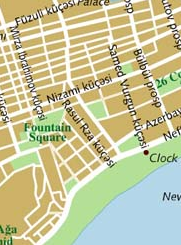
#> input picture sift-mosaicing/Map1.png, 181 x 245 px, found by its file name
$ python imageStitchingCV.py
#> lines starting #> are read from the running program, lines starting #| are printed output that depends on the picture
import cv2
import numpy as np
import matplotlib.pyplot as plt
from random import randrange

#https://towardsdatascience.com/image-stitching-using-opencv-817779c86a83

img_ = cv2.imread("/cs/home/ri31/project-scripts/sift-mosaicing/Map1.png")
#> img_ is the input picture: shape (245, 181, 3); mean B, G, R 157.2, 198.7, 198.8
img1 = cv2.cvtColor(img_,cv2.COLOR_BGR2GRAY)
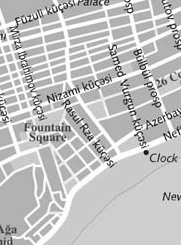
#> img1: shape (245, 181); min 1, max 255, mean 194
img = cv2.imread("/cs/home/ri31/project-scripts/sift-mosaicing/Map2.png")
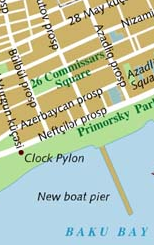
#> input picture sift-mosaicing/Map2.png, 154 x 245 px, found by its file name
#> img is the input picture: shape (245, 154, 3); mean B, G, R 171.5, 197.3, 185
img2 = cv2.cvtColor(img,cv2.COLOR_BGR2GRAY)
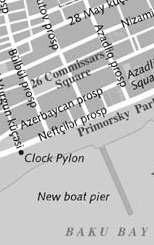
#> img2: shape (245, 154); min 1, max 255, mean 190.8

sift = cv2.xfeatures2d.SIFT_create()
#USE sift to find the keypoints
kp1, des1 = sift.detectAndCompute(img1,None)
#> kp1 = 791 keypoints; strongest (x, y, size): (146, 152, 3.2), (128, 97, 1.8), (176, 36, 1.8), (168, 11, 1.8)
kp2, des2 = sift.detectAndCompute(img2,None)
#> kp2 = 315 keypoints; strongest (x, y, size): (21, 152, 3.2), (89, 96, 1.9), (99, 92, 1.8), (3, 97, 1.8)

bf = cv2.BFMatcher()
matches = bf.knnMatch(des1,des2, k=2)
#> matches = 791 matches

#Ratio TEST
good = []
for m in matches:
    if m[0].distance < 0.5*m[1].distance:
        good.append(m)
#> after the loop, good = 129 matches
matches = np.asarray(good)

if len(matches[:,0]) >= 4:
    src = np.float32([ kp1[m.queryIdx].pt for m in matches[:,0] ]).reshape(-1,1,2)
#> src = 129 rows, first 8: [63.05, 37.36], [92.48, 60.49], [130.4, 130.4], [131.1, 32.99], [131.1, 32.99], [132.4, 38.47], [132.4, 38.47], [132.4, 38.47]
    dst = np.float32([ kp2[m.trainIdx].pt for m in matches[:,0] ]).reshape(-1,1,2)
#> dst = 129 rows, first 8: [6.1, 32.99], [27.98, 31.06], [5.41, 130.4], [6.1, 32.99], [6.1, 32.99], [7.35, 38.47], [7.35, 38.47], [7.35, 38.47]
    H, masked = cv2.findHomography(src, dst, cv2.RANSAC, 5.0)
#> H = [[1, -3.09e-06, -125], [-8.97e-05, 1, 0.0135], [-1.23e-06, 2.61e-08, 1]]; masked = 129 values from 0 to 1
    #print H
else:
    raise AssertionError("Can’t find enough keypoints.")

dst = cv2.warpPerspective(img_,H,(img.shape[1] + img_.shape[1], img.shape[0]))
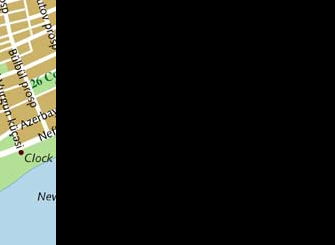
#> dst: shape (245, 335, 3); mean B, G, R 28, 33.1, 31.7
plt.subplot(122),plt.imshow(dst),plt.title("Warped Image")
plt.show()
plt.figure()
dst[0:img.shape[0], 0:img.shape[1]] = img
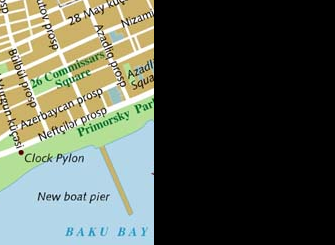
#> dst: shape (245, 335, 3); mean B, G, R 78.8, 90.7, 85.1
cv2.imwrite("/cs/home/ri31/project-scripts/sift-mosaicing/output.jpg",dst)
plt.imshow(dst)
plt.show()
